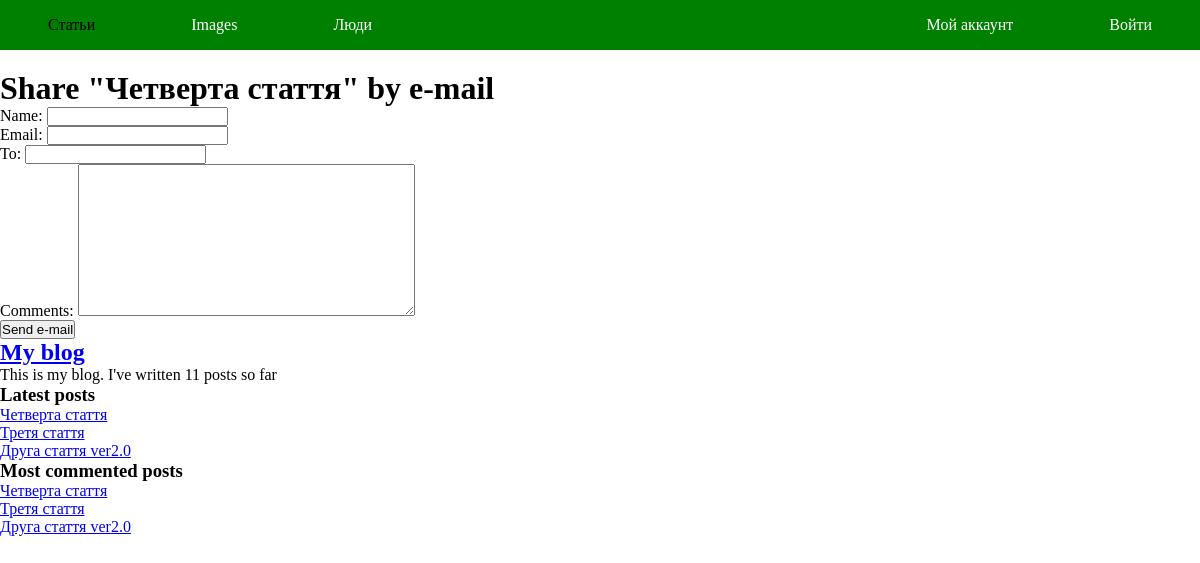
The page /articles/18/share/ on the database as committed earlier.
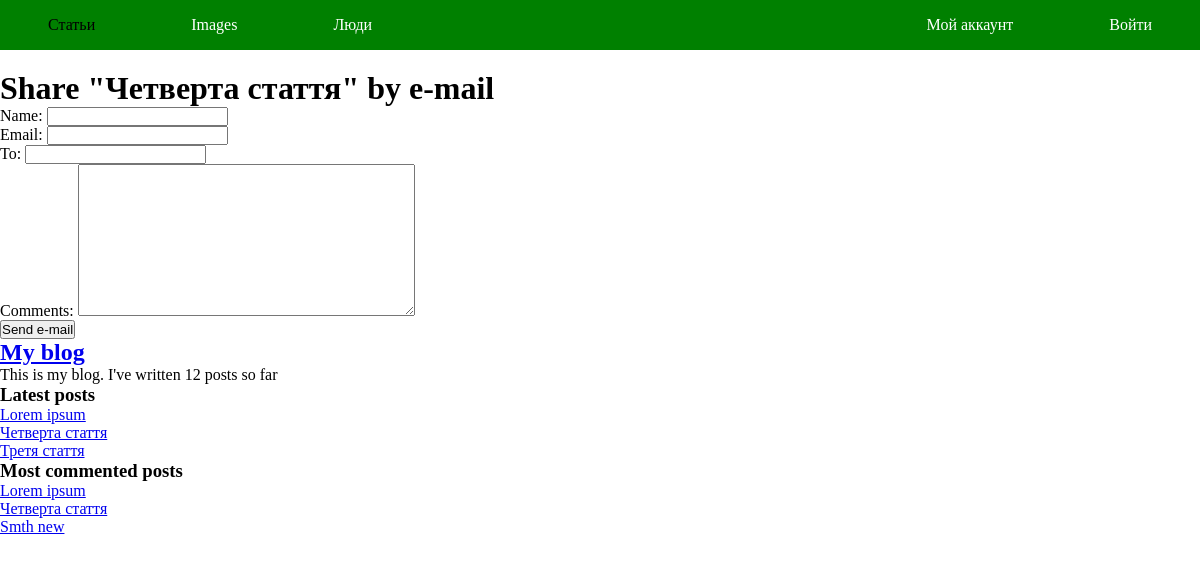
The same page on the database as committed later.
### articles/models.py (models this page shows, shortened)
class Article(models.Model):
    title = models.CharField(max_length=50)
    author = models.ForeignKey(User, on_delete=models.CASCADE)
    text = models.TextField(max_length=10000)
    date_created = models.DateTimeField(auto_now_add=True)
    date_updated = models.DateTimeField(auto_now=True)
    slug = models.SlugField(max_length=50)
    objects = models.Manager
    tags = TaggableManager()
    users_like = models.ManyToManyField(User, related_name='articles_liked', blank=True)
    class Meta:
        ordering = ('-date_created',)
    def get_absolute_url(self):
        return reverse('articles:article_detail', args=[self.slug])

### articles/views.py (the view)
# urls.py: path('<int:article_id>/share/', views.post_share, name='post_share'),
def post_share(request, article_id):
    article = get_object_or_404(Article, id=article_id)
    sent = False
    if request.method == 'POST':
        """Форма була відправлена на збереження"""
        form = EmailPostForm(request.POST)
        if form.is_valid():
            """Всі поля форми пройшли валідацію"""
            cd = form.cleaned_data
            article_url = request.build_absolute_uri(article.get_absolute_url())
            subject = f'{cd["name"]} ({cd["email"]}) recommends you reading {article.title}'
            message = f'Read {article.title} at {article_url}\n\n{cd["name"]}\'s comments:' \
                      f'{cd["comments"]}'
            send_mail(subject, message, "einstein16.04@gmail.com", [cd['to']])
            sent = True
    else:
        form = EmailPostForm()
    return render(request, 'articles/post/share.html', {'article': article,
                                                        'form': form,
                                                        'sent': sent,
                                                        'section': 'articles'})

### articles/forms.py
class EmailPostForm(forms.Form):
    name = forms.CharField(max_length=25)
    email = forms.EmailField()
    to = forms.EmailField()
    comments = forms.CharField(required=False, widget=forms.Textarea)

### articles/templatetags/article_tags.py (called while the page is built)
@register.simple_tag
def total_articles():
    return Article.objects.count()

@register.inclusion_tag('articles/post/latest_articles.html')
def show_latest_articles(count=5):
    latest_articles = Article.objects.order_by('-date_created')[:count]
    return {'latest_articles': latest_articles}

@register.simple_tag
def get_most_commented_articles(count=5):
    return Article.objects.annotate(total_comments=Count('comments')).\
               order_by('-total_comments')[:count]

### templates/articles/post/share.html (shortened to what this page needs)
{% extends "../../base.html" %}
{% block content %}
    {% if sent %}
        <h1>E-mail successfully sent</h1>
        <p>"{{ article.title }}" was successfully sent to {{ form.cleaned_data.to }}.</p>
    {% else %}
        <h1>Share "{{ article.title }}" by e-mail</h1>
        <form action="." method="post">
            {{ form.as_p }}
            <input type="submit" value="Send e-mail">
        </form>
    {% endif %}
{% endblock %}

### templates/base.html (shortened to what this page needs)
<!DOCTYPE html>
{% load article_tags %}
{% load static %}
<html lang="ru">
<head>
    <link rel="stylesheet" href="{% static 'css/base1.css' %}">
</head>
<body>
    <header class="header">
    	<nav class="menu">
	        <ul class="main-menu">
	            <li {% if section == "articles" %}class="nav-item selected"{% else %} class="nav-item"{% endif %}>
	                <a href="{% url 'articles:all_articles' %}">Статьи</a>
	            </li>
	            <li {% if section == "images" %}class="nav-item selected"{% else %} class="nav-item"{% endif %}>
	                <a href="{% url 'images:list' %}">Images</a>
	            </li>
	            <li {% if section == "people" %}class="nav-item selected"{% else %} class="nav-item"{% endif %}>
	                <a href="{% url 'account:user_list' %}">Люди</a>
	            </li>
	        </ul>
        </nav>
        <nav class="menu">
	        <ul class="user-menu">
	        	<li {% if section == "dashboard" %}class="nav-item selected"{% else %} class="nav-item"{% endif %}>
	                    <a href="{% url 'account:dashboard' %}">Мой аккаунт</a>
                </li>
                {% if user.is_authenticated %}
                <li class="nav-item">
                    <a href="{% url 'account:logout' %}">Выйти</a>
                </li>
	            {% else %}
                <li class="nav-item">
	                <a href="{% url 'account:login' %}">Войти</a>
                </li>
	            {% endif %}
	        </ul>
        </nav>
    </header>
    <div id="content">
        {% block content %}{% endblock %}
    </div>
    <div id="sidebar">
        <h2><a href="{% url 'articles:all_articles' %}">My blog</a></h2>
        <p>This is my blog. I've written {% total_articles %} posts so far</p>
        <h3>Latest posts</h3>
        {% show_latest_articles 3 %}
        <h3>Most commented posts</h3>
        {% get_most_commented_articles 3 as most_commented_articles %}
        <ul>
            {% for article in most_commented_articles %}
                <li>
                    <a href="{{ article.get_absolute_url }}">{{ article.title }}</a>
                </li>
            {% endfor %}
        </ul>
    </div>
</body>
</html>

### templates/articles/post/latest_articles.html
<ul>
    {% for article in latest_articles %}
        <li>
            <a href="{{ article.get_absolute_url }}">{{ article.title }}</a>
        </li>
    {% endfor %}
</ul>

Rows that differ between the two databases and show on the page:
no longer on this page (row unchanged): Article: title "Друга стаття ver2.0"
no longer on one of the page's lists (row unchanged): Article: title "Третя стаття"
added Article: title "Lorem ipsum"
now on this page (row unchanged): Article: title "Smth new", shown under "Most commented posts"
Other text that changed with them:
text no longer shown: "11"
text now shown: "12"
